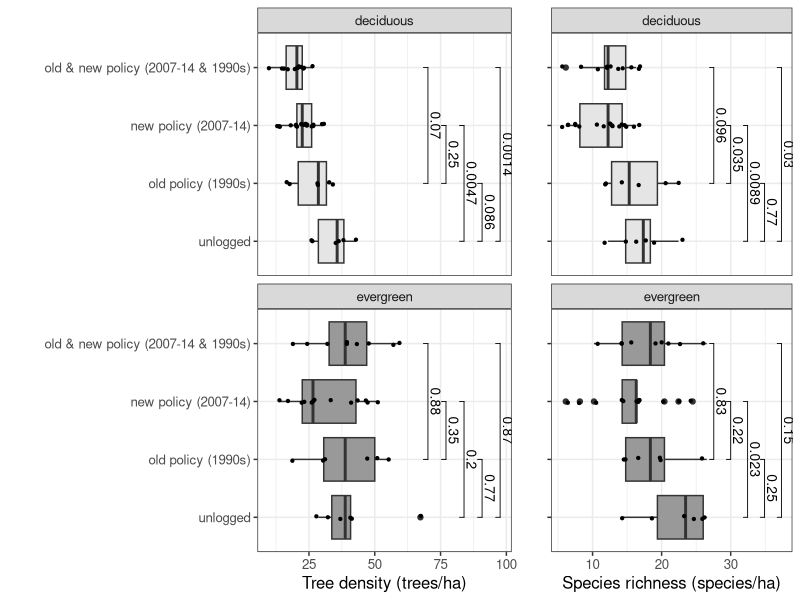
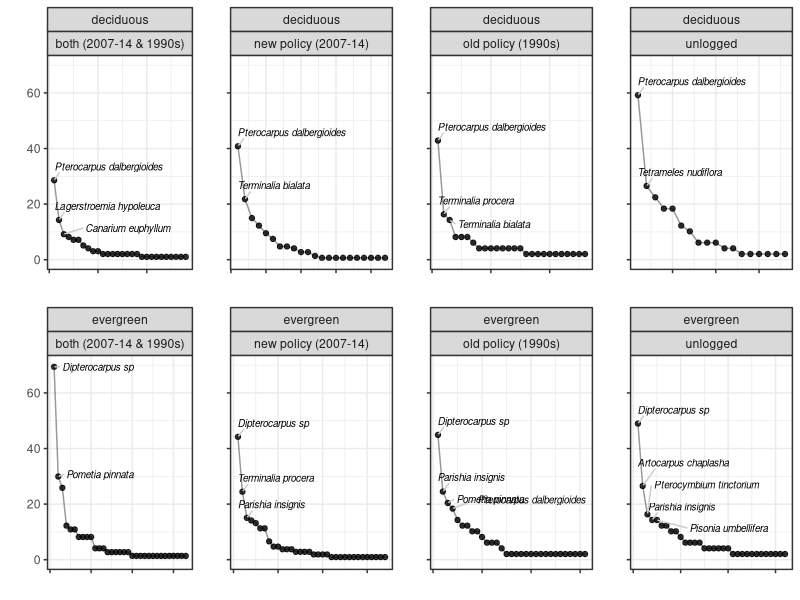
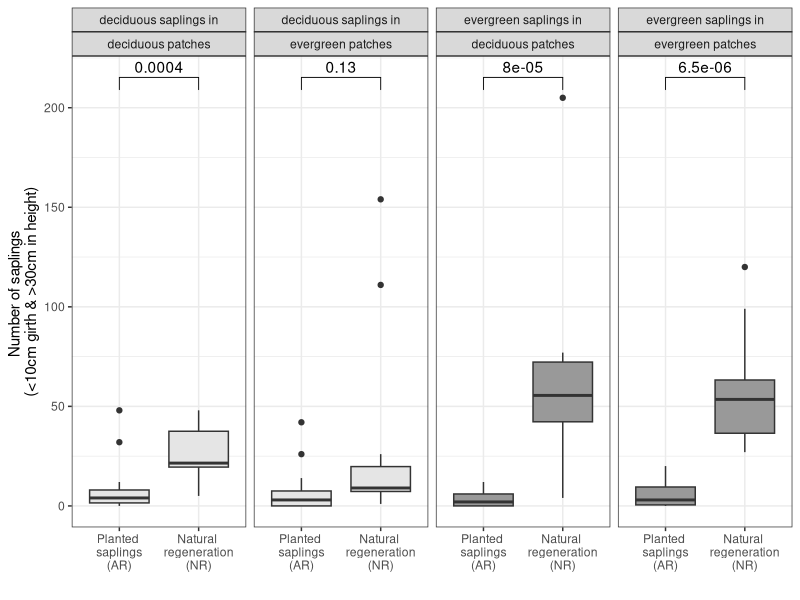

These charts were generated, in order, by the following R code:
#### July 2023 ####

### Prep
library(tidyverse)
library(readxl)
library(ggpubr)
library(ggrepel)
library(cowplot)

### Figure 1: see PPT file
### Figure 2: Large tree density& richness ~ logging-treatment, forest-type ####

d.lar <- read_csv(file = "plotdata_large.csv")

dat2.tmp <- data.frame()
for(i in 1:n_distinct(d.lar$plot_ID))
{
  iplot <- d.lar %>% filter(plot_ID==sort(unique(d.lar$plot_ID))[i]) %>% filter(code!="stump")
  idat2 <-
    c(instem = nrow(iplot) * (1/0.49), # scaled to 1 ha
      # ieH = diversity(x = iplot %>% pull(code) %>% table(),index = "shannon") %>% exp(),
      insp = n_distinct(iplot$code) * (1/0.49)) # scaled to 1 ha

  dat2.tmp <- bind_rows(dat2.tmp,idat2)
}

dat2 <-
  dat2.tmp %>% mutate(plot_ID = sort(unique(d.lar$plot_ID))) %>%
  left_join(y = d.lar %>% select(plot_ID,treatment,forest_type) %>% unique())

comparisons_fig2 <- list( c("TL", "OL_far"), #c("TL", "OL_near"),
                          c("OL_far", "OL_near"),
                          c("baseline", "OL_near"),
                          c("baseline", "OL_far"),c("baseline", "TL"))

commongg_fig2 <- list(
  stat_compare_means(comparisons = comparisons_fig2,method = "t.test",
                          paired = F,label = "p.format", size = 3.5),
  scale_fill_manual(name ="",values = c("grey90","grey60")),
  scale_x_discrete(labels=c("unlogged"," old policy (1990s)","new policy (2007-14)",
                            "old & new policy (2007-14 & 1990s)")),
  theme_bw(),guides(fill=F),xlab(""),
  theme(text = element_text(size=12)),coord_flip())

fig2 <-
  plot_grid(
  ggplot(data = dat2,
         aes(y=instem,x=treatment)) +
    geom_boxplot(aes(fill=forest_type)) +
    geom_jitter(width = 0.03,size=0.8) + facet_wrap(.~forest_type,nrow = 2) +
    ylab("Tree density (trees/ha)") + commongg_fig2,

  ggplot(data = dat2,
         aes(y=insp,x=treatment)) +
    geom_boxplot(aes(fill=forest_type)) +
    geom_jitter(width = 0.03,size=0.8) + facet_wrap(.~forest_type,nrow = 2) +
    ylab("Species richness (species/ha)") + commongg_fig2 +
    theme(axis.text.y = element_blank()),
  rel_widths = c(1.85,1),
  ncol = 2)

ggsave(plot = fig2,filename = "figure2.png",device = "png",width = 24,height = 13,units = "cm",dpi = 300)

### Figure 3: Rank-abundance curves #####

d.lar <- read_csv(file = "plotdata_large.csv")

# d.lar %>% group_by(treatment,forest_type) %>% summarise(nplots = n_distinct(plot_ID))
# scaled each rank-abundance # of plots to make relative abundances comparable

d.rac_TL.e <- d.lar %>% filter(treatment=="TL",forest_type=="evergreen",code!="stump") %>%
  group_by(treatment,forest_type,species_ID) %>% summarise(nstem = n()) %>%
  arrange(-nstem) %>% mutate(cstem = cumsum(nstem),scaled_nstem = (nstem/1.5)*(1/0.49),
                             counter = row_number(), cstemperc = cstem/max(cstem))

d.rac_OLnear.e <- d.lar %>% filter(treatment=="OL_near",forest_type=="evergreen",code!="stump") %>%
  group_by(treatment,forest_type,species_ID) %>% summarise(nstem = n()) %>%
  arrange(-nstem) %>% mutate(cstem = cumsum(nstem),scaled_nstem = (nstem/2.17)*(1/0.49),
                             counter = row_number(), cstemperc = cstem/max(cstem))

d.rac_OLfar.e <- d.lar %>% filter(treatment=="OL_far",forest_type=="evergreen",code!="stump") %>%
  group_by(treatment,forest_type,species_ID) %>% summarise(nstem = n()) %>%
  arrange(-nstem) %>% mutate(cstem = cumsum(nstem),scaled_nstem = (nstem/1)*(1/0.49),
                             counter = row_number(), cstemperc = cstem/max(cstem))

d.rac_baseline.e <- d.lar %>% filter(treatment=="baseline",forest_type=="evergreen",code!="stump") %>%
  group_by(treatment,forest_type,species_ID) %>% summarise(nstem = n()) %>%
  arrange(-nstem) %>% mutate(cstem = cumsum(nstem),scaled_nstem = (nstem/1)*(1/0.49),
                             counter = row_number(), cstemperc = cstem/max(cstem))

d.rac_TL.d <- d.lar %>% filter(treatment=="TL",forest_type=="deciduous",code!="stump") %>%
  group_by(treatment,forest_type,species_ID) %>% summarise(nstem = n()) %>%
  arrange(-nstem) %>% mutate(cstem = cumsum(nstem), scaled_nstem = (nstem/2)*(1/0.49),
                             counter = row_number(), cstemperc = cstem/max(cstem))

d.rac_OLnear.d <- d.lar %>% filter(treatment=="OL_near",forest_type=="deciduous",code!="stump") %>%
  group_by(treatment,forest_type,species_ID) %>% summarise(nstem = n()) %>%
  arrange(-nstem) %>% mutate(cstem = cumsum(nstem),scaled_nstem = (nstem/3)*(1/0.49),
                             counter = row_number(), cstemperc = cstem/max(cstem))

d.rac_OLfar.d <- d.lar %>% filter(treatment=="OL_far",forest_type=="deciduous",code!="stump") %>%
  group_by(treatment,forest_type,species_ID) %>% summarise(nstem = n()) %>%
  arrange(-nstem) %>% mutate(cstem = cumsum(nstem),scaled_nstem = (nstem/1)*(1/0.49),
                             counter = row_number(), cstemperc = cstem/max(cstem))

d.rac_baseline.d <- d.lar %>% filter(treatment=="baseline",forest_type=="deciduous",code!="stump") %>%
  group_by(treatment,forest_type,species_ID) %>% summarise(nstem = n()) %>%
  arrange(-nstem) %>% mutate(cstem = cumsum(nstem),scaled_nstem = (nstem/1)*(1/0.49),
                             counter = row_number(), cstemperc = cstem/max(cstem))

treatment.labs <- c("unlogged","old policy (1990s)","new policy (2007-14)", "both (2007-14 & 1990s)")
names(treatment.labs) <- c("baseline", "OL_far", "OL_near","TL")

commongg_fig3 <- list(geom_line(alpha = 0.4),
                 geom_point(alpha = 0.8), ylim(0,70),
                 facet_wrap(forest_type ~ treatment,nrow = 2,scales = "free_x",
                            labeller = labeller(treatment = treatment.labs)),
                 ylab(""),xlab(""),theme_bw(),
                 geom_text_repel(aes(label = ifelse(cstemperc <= 0.5,
                                                    species_ID,""),fontface = 'italic'),
                                 size = 2.5,box.padding = 0.35,
                                 min.segment.length = 0,nudge_y = 5,
                                 segment.colour = "gray80",max.overlaps = Inf,
                                 xlim = c(NA,NA),ylim = c(NA,NA)),
                 theme(axis.text.x = element_blank(),
                       text = element_text(size=11),
                       panel.spacing = unit(0.1,"lines")),
                 coord_cartesian(clip = "off"))

specialgg_fig3_evergreenboth <- list(geom_line(alpha = 0.4),
                      geom_point(alpha = 0.8), ylim(0,70),
                      facet_wrap(forest_type ~ treatment,nrow = 2,scales = "free_x",
                                 labeller = labeller(treatment = treatment.labs)),
                      ylab(""),xlab(""),theme_bw(),
                      geom_text_repel(aes(label = ifelse(cstemperc <= 0.5,
                                                         species_ID,""),fontface = 'italic'),
                                      size = 2.5,box.padding = 0.35,
                                      min.segment.length = 0,nudge_y = 0,
                                      segment.colour = "gray80",max.overlaps = Inf,
                                      xlim = c(NA,NA),ylim = c(NA,NA)),
                      theme(axis.text.x = element_blank(),
                            text = element_text(size=11),
                            panel.spacing = unit(0.1,"lines")),
                      coord_cartesian(clip = "off"))

fig3 <-
  plot_grid(
    ggplot(data = d.rac_TL.d, aes(y = scaled_nstem,x=counter)) + commongg_fig3,
    ggplot(data = d.rac_OLnear.d, aes(y = scaled_nstem,x=counter)) + commongg_fig3 + theme(axis.text.y = element_blank()),
    ggplot(data = d.rac_OLfar.d, aes(y = scaled_nstem,x=counter)) + commongg_fig3 + theme(axis.text.y = element_blank()),
    ggplot(data = d.rac_baseline.d, aes(y = scaled_nstem,x=counter)) + commongg_fig3 + theme(axis.text.y = element_blank()),
    ggplot(data = d.rac_TL.e, aes(y = scaled_nstem,x=counter)) + specialgg_fig3_evergreenboth,
    ggplot(data = d.rac_OLnear.e, aes(y = scaled_nstem,x=counter)) + commongg_fig3 + theme(axis.text.y = element_blank()),
    ggplot(data = d.rac_OLfar.e, aes(y = scaled_nstem,x=counter)) + commongg_fig3 + theme(axis.text.y = element_blank()),
    ggplot(data = d.rac_baseline.e, aes(y = scaled_nstem,x=counter)) + commongg_fig3 + theme(axis.text.y = element_blank()),greedy = TRUE,

    nrow = 2)

ggsave(plot = fig3,filename = "figure3.png",device = "png",width = 21,height = 12,units = "cm",dpi = 300)

### Figure 4: Regen ####

d.nra <- read_xlsx(path = "nra_data.xlsx",sheet = 1)
d.treecode <- read_csv("treecodes.csv")
d.nra_fin <-
  left_join(x = d.nra,
            y = d.treecode %>% select(code_new,species_ID,tmp_phenology),
            by = c("species"="code_new"))

n_unknown_stems <-
  d.nra_fin[which(is.na(d.nra_fin$tmp_phenology)),] %>%
  mutate(unknown_nos = nra_sure+natural+unsure+nra_mostly) %>%
  pull(unknown_nos) %>% sum()

d.nra_fin <- d.nra_fin %>% filter(species!="uid")
nra_plotlist <- sort(unique(d.nra$plot_name))

dat4.tmp <- tibble()
for(i in 1:n_distinct(d.nra$plot_name))
{
  iplot <- d.nra_fin %>% filter(plot_name == nra_plotlist[i])
  iplot_E <- iplot %>% filter(tmp_phenology=="E")
  iplot_D <- iplot %>% filter(tmp_phenology=="D")
  idat3 <-
    c(#instem_ar = sum(iplot$nra_sure) + sum(iplot$nra_mostly) + sum(iplot$unsure),
      #instem_nr = sum(iplot$natural),
      #insp_ar = iplot %>% filter(nra_sure>0 | unsure>0 | nra_mostly >0) %>% pull(species) %>% n_distinct(),
      #insp_nr = iplot %>% filter(natural>0) %>% pull(species) %>% n_distinct(),
      instemevergreen_ar = sum(iplot_E$nra_sure) + sum(iplot_E$nra_mostly) + sum(iplot_E$unsure),
      instemdeciduous_ar = sum(iplot_D$nra_sure) + sum(iplot_D$nra_mostly) + sum(iplot_D$unsure),
      instemevergreen_nr = sum(iplot_E$natural),
      instemdeciduous_nr = sum(iplot_D$natural))

  dat4.tmp <- bind_rows(dat4.tmp,idat3)
}

dat4 <-
  dat4.tmp %>%
  mutate(plot_name = nra_plotlist) %>%
  full_join(x = d.nra %>% select(plot_name,plot_type) %>% distinct(),
            y = .) %>%
  pivot_longer(cols = c(-plot_name,-plot_type),values_to = "count") %>%
  separate(col = "name",into = c("response","regen_type"),sep = "_",remove = T)

comparisons_fig4 <- list( c("ar", "nr"))

aov(data = dat4[dat4$regen_type=="ar",],formula = count ~ plot_type:response) %>% summary() # for maintext


nra.labs_resp <- c("deciduous saplings in","evergreen saplings in")
names(nra.labs_resp) <- c("instemdeciduous","instemevergreen")

nra.labs_ftype <- c("deciduous patches","evergreen patches")
names(nra.labs_ftype) <- c("deciduous","evergreen")

fig4 <-
ggplot(data = dat4 %>% filter(response %in% c("instemevergreen","instemdeciduous")),
         aes(y=count,x=regen_type)) +
      geom_boxplot(aes(fill=response)) +
      facet_grid(.~response + plot_type,
                 labeller = labeller(response = nra.labs_resp,
                                     plot_type = nra.labs_ftype),
                 scales = "free") +
  theme_bw() + scale_fill_manual(name ="",values = c("grey90","grey60")) +
  guides(fill=F) + xlab("") +
  scale_x_discrete(labels = c("Planted \n saplings \n(AR)",
                              "Natural \n regeneration \n(NR)")) +
  ylab("Number of saplings \n(<10cm girth & >30cm in height)") +
stat_compare_means(comparisons = comparisons_fig4,method = "t.test",
                   paired = F,label = after_stat("p.format"))

ggsave(plot = fig4,filename = "figure4.png",device = "png",width = 22,height = 14,units = "cm",dpi = 300)


